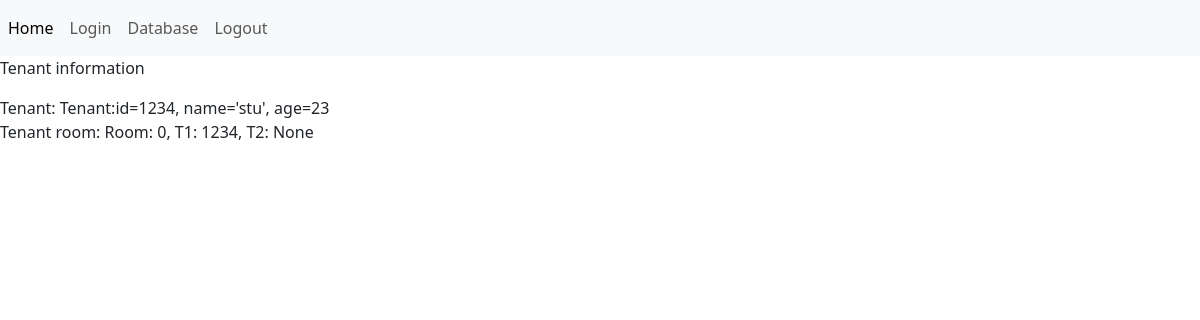
The page /view/1234 on the database its author committed.
### tenant.py (models this page shows, shortened)
class tenant(db.Model):
    id = db.Column(db.Integer, primary_key=True)
    name = db.Column(db.String(50), unique=True)
    age = db.Column(db.Integer)
    def __repr__(self):
        return f"Tenant:id={self.id}, name='{self.name}', age={self.age}"

class room(db.Model):
    roomnum = db.Column(db.Integer, primary_key=True)
    tenant_1 = db.Column(db.Integer, db.ForeignKey("tenant.id"))
    tenant_2 = db.Column(db.Integer, db.ForeignKey("tenant.id"))
    tenant_1_id = db.relationship("tenant", foreign_keys=[tenant_1])
    tenant_2_id = db.relationship("tenant", foreign_keys=[tenant_2])
    def __repr__(self):
        return f"Room: {self.roomnum}, T1: {self.tenant_1}, T2: {self.tenant_2}"

### tenant.py (the view)
@app.route("/view/<int:tenant_id>", methods=["GET", "POST"])
def view(tenant_id):
    tenant_room = room.query.filter_by(tenant_1=tenant_id).first()
    tenant_name = tenant.query.filter_by(id=tenant_id).first()
    if not tenant_room:
        tenant_room = room.query.filter_by(tenant_2=tenant_id).first()
    return render_template(
        "view.html", tenant_name=tenant_name, tenant_room=tenant_room
    )

### templates/view.html
<!DOCTYPE html>
{%extends "index.html"%}
{% block content %}
<p>Tenant information</p>
<form>
    Tenant: {{tenant_name}}
    <br>
    Tenant room: {{tenant_room}}
</form>
{% endblock %}

### templates/index.html (shortened to what this page needs)
<!DOCTYPE html>
<html lang="en">
<head>
    <link href="https://cdn.jsdelivr.net/npm/bootstrap@5.3.0/dist/css/bootstrap.min.css" rel="stylesheet"
>
    <nav class="navbar navbar-expand-lg bg-body-tertiary">
        <div class="collapse navbar-collapse" id="navbarNav">
            <ul class="navbar-nav">
                <li class="nav-item">
                    <a class="nav-link active" aria-current="page" href="/">Home</a>
                </li>
                <li class="nav-item">
                    <a class="nav-link" href="/login">Login</a>
                </li>
                <li class="nav-item">
                    <a class="nav-link" href="/database">Database</a>
                </li>
                <li class="nav-item">
                    <a class="nav-link" href="/logout">Logout</a>
                </li>
            </ul>
        </div>
    </nav>
</head>
<body>
    {%block content%}
    {%endblock%}
</body>
</html>

### rows shown on the page
tenant: id+name+age "Tenant:id=1234, name='stu', age=23"
room: roomnum+tenant_1+tenant_2 "Room: 0, T1: 1234, T2: None"
